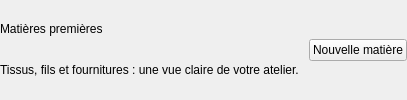
                      <widget class="QWidget" name="headingRow">
                        <layout class="QHBoxLayout" name="headingRowLayout" stretch="1,0">
                          <property name="leftMargin">
                            <number>0</number>
                          </property>
                          <property name="topMargin">
                            <number>0</number>
                          </property>
                          <property name="rightMargin">
                            <number>0</number>
                          </property>
                          <property name="bottomMargin">
                            <number>0</number>
                          </property>
                          <property name="spacing">
                            <number>10</number>
                          </property>
                          <item>
                            <widget class="QWidget" name="headingTexts">
                              <layout class="QVBoxLayout" name="headingTextsLayout">
                                <property name="leftMargin">
                                  <number>0</number>
                                </property>
                                <property name="topMargin">
                                  <number>0</number>
                                </property>
                                <property name="rightMargin">
                                  <number>0</number>
                                </property>
                                <property name="bottomMargin">
                                  <number>0</number>
                                </property>
                                <property name="spacing">
                                  <number>5</number>
                                </property>
                                <item>
                                  <widget class="QLabel" name="pageTitle">
                                    <property name="text">
                                      <string>Matières premières</string>
                                    </property>
                                    <property name="sizePolicy">
                                      <sizepolicy hsizetype="Preferred" vsizetype="Fixed">
                                        <horstretch>0</horstretch>
                                        <verstretch>0</verstretch>
                                      </sizepolicy>
                                    </property>
                                    <property name="heading" stdset="0">
                                      <bool>true</bool>
                                    </property>
                                  </widget>
                                </item>
                                <item>
                                  <widget class="QLabel" name="pageSubtitle">
                                    <property name="text">
                                      <string>Tissus, fils et fournitures : une vue claire de votre atelier.</string>
                                    </property>
                                    <property name="sizePolicy">
                                      <sizepolicy hsizetype="Preferred" vsizetype="Fixed">
                                        <horstretch>0</horstretch>
                                        <verstretch>0</verstretch>
                                      </sizepolicy>
                                    </property>
                                    <property name="muted" stdset="0">
                                      <bool>true</bool>
                                    </property>
                                  </widget>
                                </item>
                              </layout>
                            </widget>
                          </item>
                          <item>
                            <widget class="QPushButton" name="newMaterialButton">
                              <property name="text">
                                <string>Nouvelle matière</string>
                              </property>
                              <property name="primary" stdset="0">
                                <bool>true</bool>
                              </property>
                            </widget>
                          </item>
                        </layout>
                      </widget>
